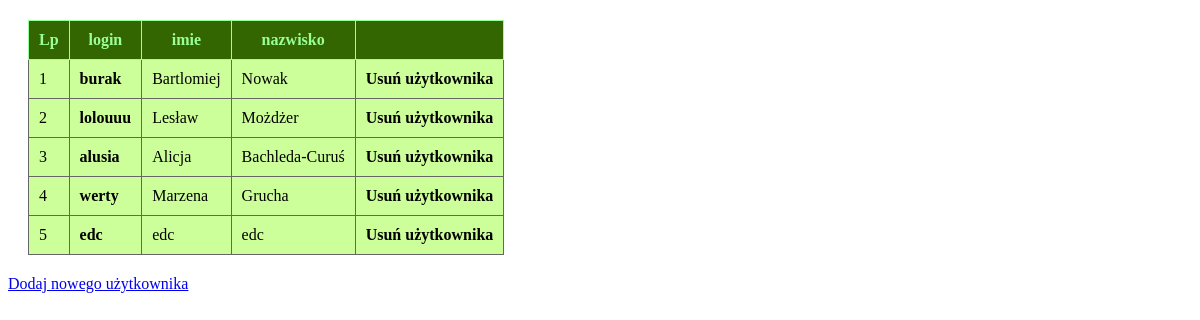
The page / on the database its author committed.
### tables this page shows
CREATE TABLE IF NOT EXISTS `users` (
`id` int(11) NOT NULL,
  `login` varchar(50) DEFAULT NULL,
  `imie` varchar(50) DEFAULT NULL,
  `nazwisko` varchar(50) DEFAULT NULL
);

### SqlUserRepo.class.php (called while the page is built, shortened)
<?php
class SqlUserRepo implements IUserRepo {
    private function getConnection() {
        try {
            $conn = new PDO("mysql:host=localhost;dbname=blogi4ti", 'bloger', 'bloger');
            $conn->query('set names utf8');
        } catch (PDOException $ex) {
            echo 'Connection ERRROR: ' . $ex->getMessage();
        }
        return $conn;
    }
    private function UserToObject(array $sqluser) {
        return new User($sqluser['id'], $sqluser['login'], $sqluser['imie'],
                       $sqluser['nazwisko']);
    }
    public function &GetAllUsers() {
        $conn = self::getConnection();
        $sqlquery = "SELECT * FROM users";
        $wynik = $conn->query($sqlquery)->fetchAll();
        $users = [];
        foreach ($wynik as $user) {
            $users[] = self::UserToObject($user);
        }
        return $users;
    }
}

### User.class.php (called while the page is built)
<?php
class User {
    private $id;
    private $login;
    private $imie;
    private $nazwisko;
    function __construct($id, $login, $imie, $nazwisko) {
        $this->id = $id;
        $this->login = $login;
        $this->imie = $imie;
        $this->nazwisko = $nazwisko;
    }
    function getId() {
        return $this->id;
    }
    function getLogin() {
        return $this->login;
    }
    function getImie() {
        return $this->imie;
    }
    function getNazwisko() {
        return $this->nazwisko;
    }
}

### UserToHtml.class.php (the view, shortened to what this page needs)
<?php
class UserToHtml {
    public static function AllUsersToHtmlTab(array $users) {
        $html = "<table class='users'>";
        $html .= "<tr><th>Lp</th><th>login</th><th>imie</th><th>nazwisko</th><th></th></tr>\n";
        $i = 0;
        foreach ($users as $user) {
            $i++;
            $html .= "<tr><td>{$i}</td>\n"
                    . "<td><a href='EditUser.php?id="
                    . $user->getId()
                    . "'>{$user->getLogin()}</a></td>\n"
                    . "<td>{$user->getImie()}</td>\n"
                    . "<td>{$user->getNazwisko()}</td>"
                    . "<td><a href='DeleteUser.php?id="
                    . $user->getId()
                    . "'>Usuń użytkownika</a></td></tr>";
        }
        return $html . "</table>";
    }
}

### index.php (shortened to what this page needs)
<!DOCTYPE html>
<html>
    <head>
        <link rel="stylesheet" href="main.css" />
    </head>
    <body>
        <?php
        require_once 'SqlUserRepo.class.php';
        require_once 'UserToHtml.class.php';
        $userRepo = new SqlUserRepo();
        echo UserToHtml::AllUsersToHtmlTab( $userRepo->GetAllUsers());
        ?>
        <div class="dodaj"><a href="addNewUser.html">Dodaj nowego użytkownika</a></div>
    </body>
</html>

### main.css (style rules this page uses)
table.users { margin: 20px; background-color: #ccff99; border: solid thin black; border-collapse: collapse; }
table.users th { background-color: #336600; color: #99ff99; border: solid thin #99ff99; padding: 10px; }
table.users td { border: solid thin #666666; padding: 10px; }
table.users td a { margin: -10px; padding: 10px; display: block; text-decoration: none; color: black; font-weight: bold; }

### rows shown on the page
users: login "burak", imie "Bartlomiej", nazwisko "Nowak"
users: login "lolouuu", imie "Lesław", nazwisko "Możdżer"
users: login "alusia", imie "Alicja", nazwisko "Bachleda-Curuś"
users: login "werty", imie "Marzena", nazwisko "Grucha"
users: login "edc", imie "edc", nazwisko "edc"
